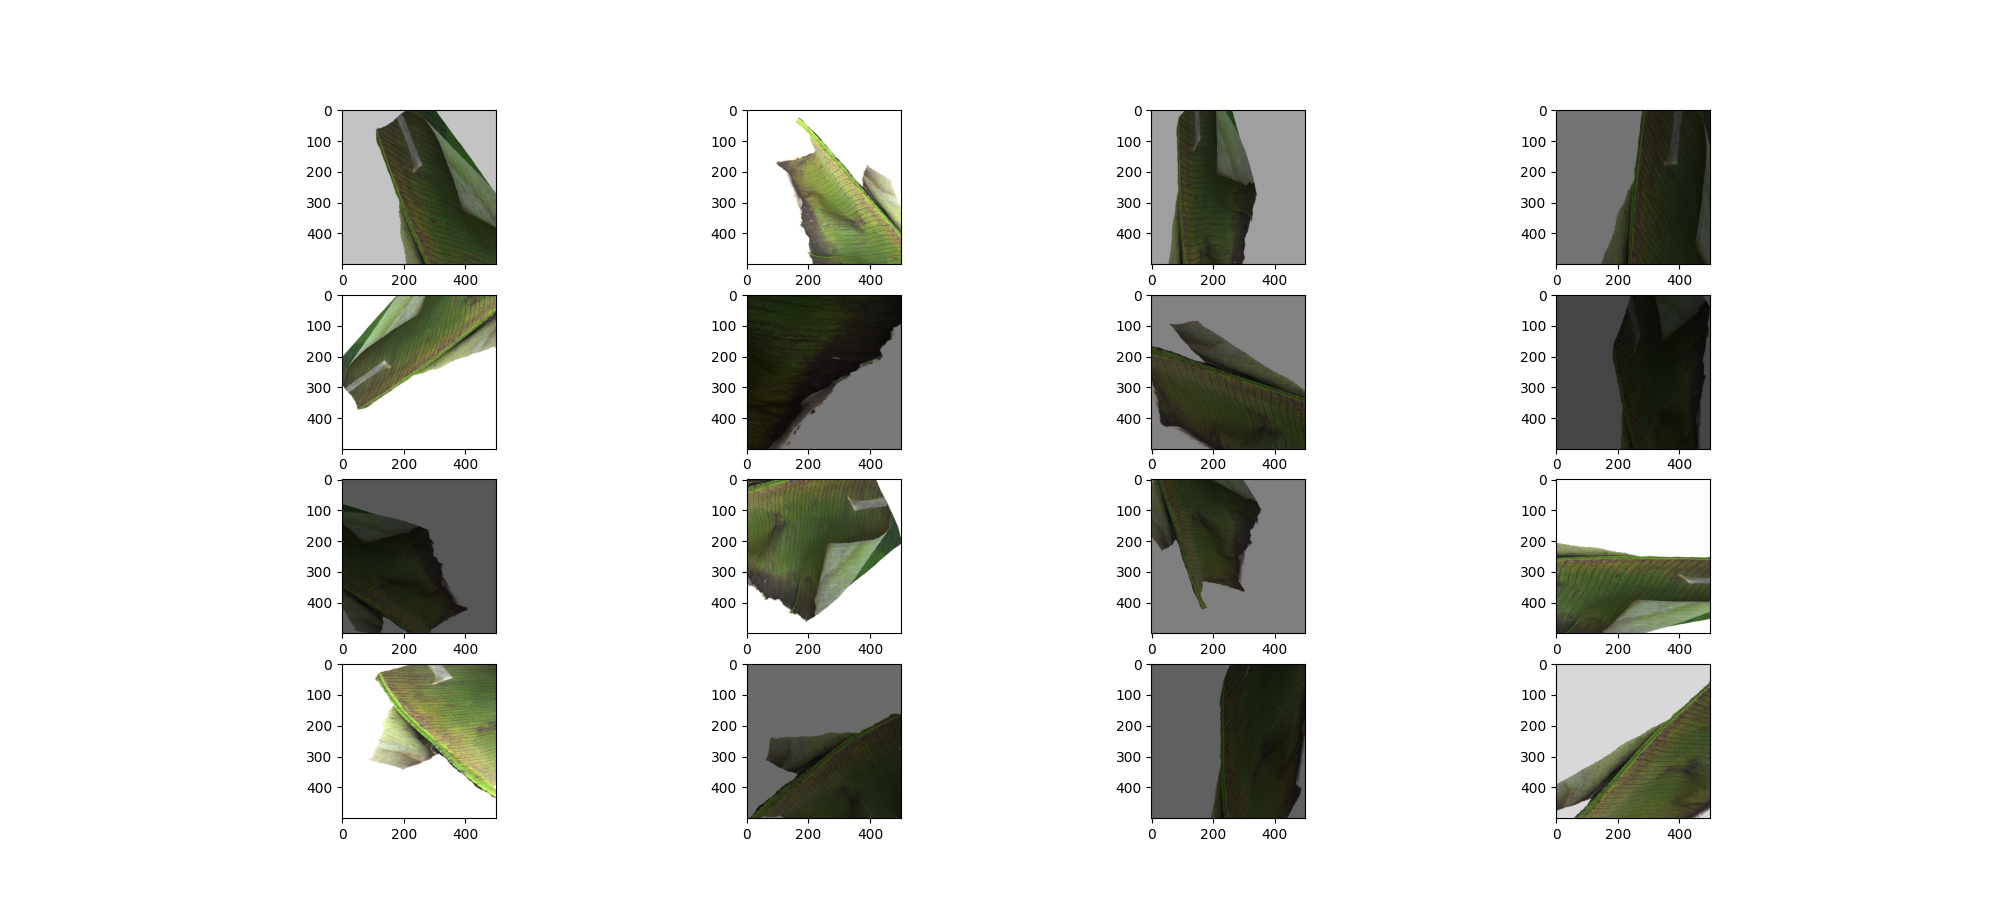

Write Python code to recreate this figure.
from keras.preprocessing import image
from keras.preprocessing.image import ImageDataGenerator
import numpy as np
import matplotlib.pyplot as plt
img = keras.preprocessing.image.load_img("C:\Users\khush\OneDrive\Documents\ScienceFair2022\LeafDatabase\Validation\Fusarium\fusarium101.jpg", target_size= (244,244))
img_tensor = keras.preprocessing.image.img_to_array(img)
img_tensor = np.expand_dims(img_tensor, axis=0)
#Uses ImageDataGenerator to flip the images
datagen = ImageDataGenerator(width_shift_range=[-100, 100],          
                    height_shift_range=[-100, 100], 
                    rotation_range=120, brightness_range=[0.2, 1.5],
                    zoom_range = [0.3, 1.5] ,shear_range=50)
#Creates our batch of one image
pic = datagen.flow(img_tensor, batch_size =1)
plt.figure(figsize=(16, 16))
#Plots our figures
for i in range(1,17):
   plt.subplot(4, 4, i)
   batch = pic.next()
   image_ = batch[0].astype(‘uint8’)
   plt.imshow(image_)
plt.show()
